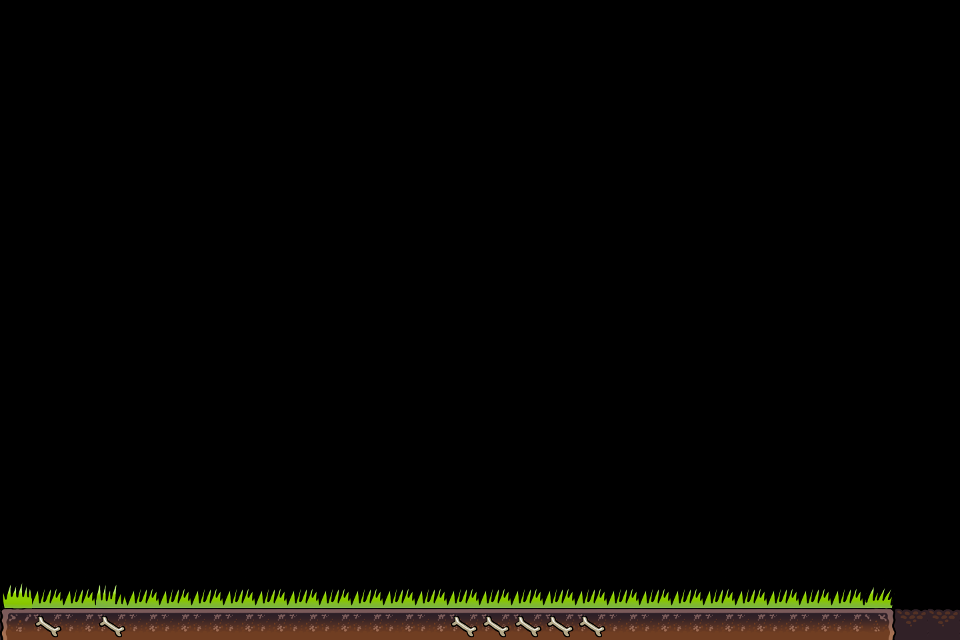

Below is a game level as drawn by its tile map, then a one-line description and the .tmx file that defines it, in full:
An orthogonal 30x20 tile map with 32x32 px tiles, 1 tile layer (Tile Layer 1).

<map version="1.2" tiledversion="1.3.1" orientation="orthogonal" renderorder="right-down" compressionlevel="-1" width="30" height="20" tilewidth="32" tileheight="32" infinite="0" nextlayerid="2" nextobjectid="1">
 <tileset firstgid="1" source="tiles.tsx" />
 <layer id="1" name="Tile Layer 1" width="30" height="20">
  <data encoding="csv">
0,0,0,0,0,0,0,0,0,0,0,0,0,0,0,0,0,0,0,0,0,0,0,0,0,0,0,0,0,0,
0,0,0,0,0,0,0,0,0,0,0,0,0,0,0,0,0,0,0,0,0,0,0,0,0,0,0,0,0,0,
0,0,0,0,0,0,0,0,0,0,0,0,0,0,0,0,0,0,0,0,0,0,0,0,0,0,0,0,0,0,
0,0,0,0,0,0,0,0,0,0,0,0,0,0,0,0,0,0,0,0,0,0,0,0,0,0,0,0,0,0,
0,0,0,0,0,0,0,0,0,0,0,0,0,0,0,0,0,0,0,0,0,0,0,0,0,0,0,0,0,0,
0,0,0,0,0,0,0,0,0,0,0,0,0,0,0,0,0,0,0,0,0,0,0,0,0,0,0,0,0,0,
0,0,0,0,0,0,0,0,0,0,0,0,0,0,0,0,0,0,0,0,0,0,0,0,0,0,0,0,0,0,
0,0,0,0,0,0,0,0,0,0,0,0,0,0,0,0,0,0,0,0,0,0,0,0,0,0,0,0,0,0,
0,0,0,0,0,0,0,0,0,0,0,0,0,0,0,0,0,0,0,0,0,0,0,0,0,0,0,0,0,0,
0,0,0,0,0,0,0,0,0,0,0,0,0,0,0,0,0,0,0,0,0,0,0,0,0,0,0,0,0,0,
0,0,0,0,0,0,0,0,0,0,0,0,0,0,0,0,0,0,0,0,0,0,0,0,0,0,0,0,0,0,
0,0,0,0,0,0,0,0,0,0,0,0,0,0,0,0,0,0,0,0,0,0,0,0,0,0,0,0,0,0,
0,0,0,0,0,0,0,0,0,0,0,0,0,0,0,0,0,0,0,0,0,0,0,0,0,0,0,0,0,0,
0,0,0,0,0,0,0,0,0,0,0,0,0,0,0,0,0,0,0,0,0,0,0,0,0,0,0,0,0,0,
0,0,0,0,0,0,0,0,0,0,0,0,0,0,0,0,0,0,0,0,0,0,0,0,0,0,0,0,0,0,
0,0,0,0,0,0,0,0,0,0,0,0,0,0,0,0,0,0,0,0,0,0,0,0,0,0,0,0,0,0,
0,0,0,0,0,0,0,0,0,0,0,0,0,0,0,0,0,0,0,0,0,0,0,0,0,0,0,0,0,0,
0,0,0,0,0,0,0,0,0,0,0,0,0,0,0,0,0,0,0,0,0,0,0,0,0,0,0,0,0,0,
20,17,17,16,17,17,17,17,17,17,17,17,17,17,17,17,17,17,17,17,17,17,17,17,17,17,17,18,19,19,
25,21,22,21,22,22,22,22,22,22,22,22,22,22,21,21,21,21,21,22,22,22,22,22,22,22,22,23,24,24
</data>
 </layer>
</map>
